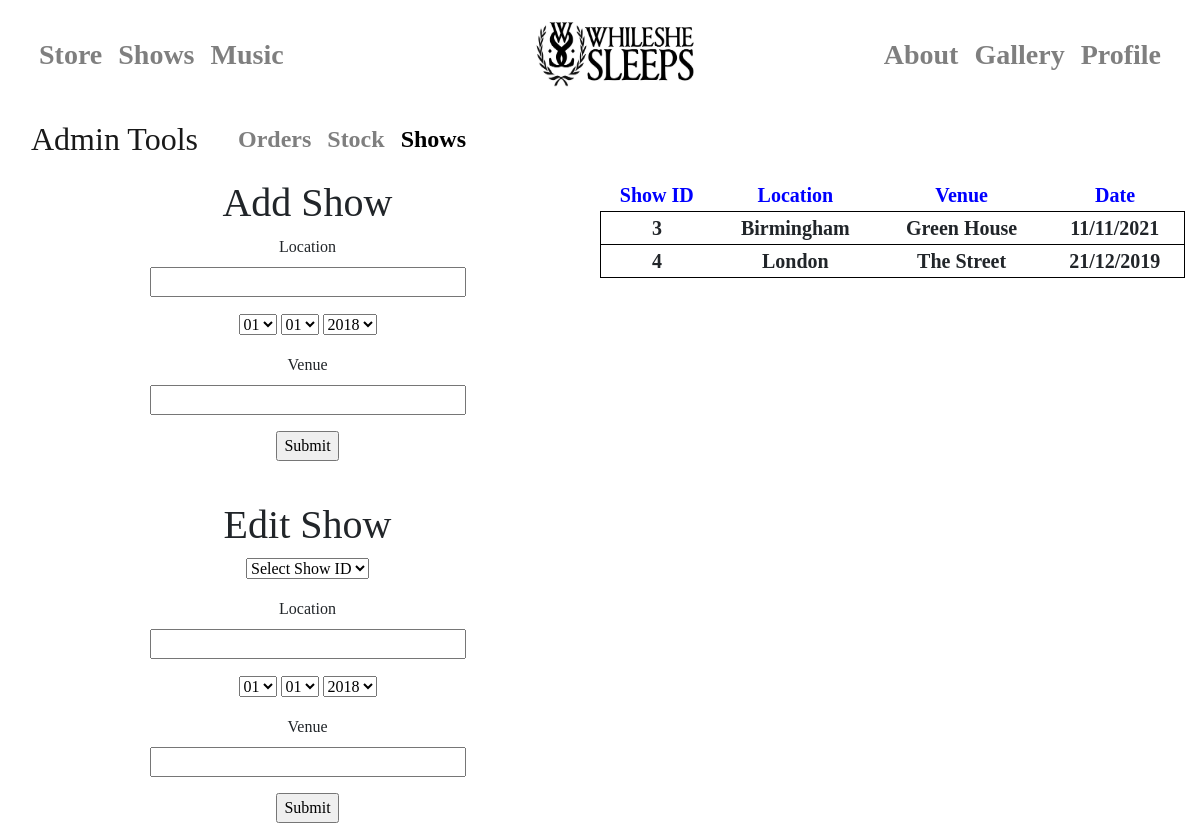
Screenshot of /admin/shows (signed in) with the database file from the repository.
### app/models.py (models this page shows)
class Concerts(db.Model):
    id = db.Column(db.Integer, primary_key=True)
    location = db.Column(db.String(40))
    venue = db.Column(db.String(40))
    day = db.Column(db.Integer)
    month = db.Column(db.Integer)
    year = db.Column(db.Integer)

### app/routes.py (the view, shortened to what this page needs)
@app.route("/admin/shows", methods=["GET", "POST"])
def shows_page():                                                 # Shows Admin Page
    if current_user.is_anonymous:                                 # Parameters: None
        return redirect(404)                                      # Returns: shows.html file and passes in the concerts database and add_shows and
    else:                                                         # edit_shows forms
        for j in User.query.all():                                # Purpose: To see, update and add shows to the database. Only Users with an access
            if current_user.id == j.id:                           # Also it checks whether a user has set up notifications, and if they have sends out
                if j.accesslevel >= 2:                            # an email to the user
                    form = add_shows()
                    form2 = edit_shows()
                    return render_template("user/admin/shows.html", title="Admin-", shows=Concerts.query.all(), form=form, form2=form2,
                                           users=User.query.all())
                else:
                    return redirect(404)

### app/forms.py
class add_shows(FlaskForm):
    location = StringField("Location")
    venue = StringField("Venue")
    submit = SubmitField("Submit")
    day = SelectField(
        choices=[("01", "01"), ("02", "02"), ("03", "03"), ("04", "04"), ("05", "05"), ("06", "06"), ("07", "07"), ("08", "08"),
                 ("09", "09"), ("10", "10"), ("11", "11"), ("12", "12"), ("13", "13"), ("14", "14"), ("15", "15"),
                 ("16", "16"), ("17", "17"), ("18", "18"), ("19", "19"), ("20", "20"), ("21", "21"), ("22", "22"),
                 ("23", "23"), ("24", "24"), ("25", "25"), ("26", "26"), ("27", "27"), ("28", "28"), ("29", "29"),
                 ("30", "30"), ("31", "31")])
    month = SelectField(
        choices=[("01", "01"), ("02", "02"), ("03", "03"), ("04", "04"), ("05", "05"), ("06", "06"), ("07", "07"), ("08", "08"),
                 ("09", "09"), ("10", "10"), ("11", "11"), ("12", "12")])
    year = SelectField(choices=[("2018", "2018"), ("2019", "2019"), ("2020", "2020"), ("2021", "2021")])

class edit_shows(FlaskForm):
    location = StringField("Location")
    venue = StringField("Venue")
    submit = SubmitField("Submit")
    day = SelectField(
        choices=[("01", "01"), ("02", "02"), ("03", "03"), ("04", "04"), ("05", "05"), ("06", "06"), ("07", "07"), ("08", "08"),
                 ("09", "09"), ("10", "10"), ("11", "11"), ("12", "12"), ("13", "13"), ("14", "14"), ("15", "15"),
                 ("16", "16"), ("17", "17"), ("18", "18"), ("19", "19"), ("20", "20"), ("21", "21"), ("22", "22"),
                 ("23", "23"), ("24", "24"), ("25", "25"), ("26", "26"), ("27", "27"), ("28", "28"), ("29", "29"),
                 ("30", "30"), ("31", "31")])
    month = SelectField(
        choices=[("01", "01"), ("02", "02"), ("03", "03"), ("04", "04"), ("05", "05"), ("06", "06"), ("07", "07"), ("08", "08"),
                 ("09", "09"), ("10", "10"), ("11", "11"), ("12", "12")])
    year = SelectField(choices=[("2018", "2018"), ("2019", "2019"), ("2020", "2020"), ("2021", "2021")])
    the_list = [(None, "Select Show ID")]
    for i in Concerts.query.all():
        the_list.append((str(i.id), str(i.id)))
    show_id = SelectField(
        choices=the_list
    )

### app/models.py (called while the page is built)
@login.user_loader
def load_user(the_id):
    return User.query.get(int(the_id))

### app/templates/user/admin/shows.html (shortened to what this page needs)
{% extends"user/admin/admin_layout.html" %}
{% block body %}
<div class="text-center" style="float: left; width: 50%;font-family: Rockwell">
    <h1>Add Show</h1>
        <form action="" method="post">
            <p>
                {{ form.location.label }}<br>
                {{ form.location(size=32) }}<br>
            </p>
            <p>
                {{ form.day(size=1) }}
                {{ form.month(size=1) }}
                {{ form.year(size=1) }}
            </p>
            <p>
                {{ form.venue.label }}<br>
                {{ form.venue(size=32) }}<br>
            </p>
            <p>{{ form.submit() }}</p>
        </form>
<br>
<h1>Edit Show</h1>
<form action="" method="post">
            <p>{{ form2.show_id(size=1) }}</p>
            <p>
                {{ form2.location.label }}<br>
                {{ form2.location(size=32) }}<br>
            </p>
            <p>
                {{ form2.day(size=1) }}
                {{ form2.month(size=1) }}
                {{ form2.year(size=1) }}
            </p>
            <p>
                {{ form2.venue.label }}<br>
                {{ form2.venue(size=32) }}<br>
            </p>
            <p>{{ form2.submit() }}</p>
</form>
</div>
    <div class="text-center" style="float: left;width: 50%; font-family: Rockwell">
    <table style="font-size: 20px;overflow: paged-y" width="100%">
        <tr style="color: blue">
            <th>Show ID</th>
            <th>Location</th>
            <th>Venue</th>
            <th>Date</th>
        </tr>
        {% for i in shows %}
        <tr style="border: solid 1px black">
            <th>{{ i.id }}</th>
            <th>{{ i.location }}</th>
            <th>{{ i.venue }}</th>
            <th>{{ i.day }}/{{ i.month }}/{{ i.year }}</th>
        </tr>
        {% endfor %}
    </table>
    </div>
{% endblock %}

### rows the page displays
Concerts: id "3", location "Birmingham", venue "Green House", day "11", month "11", year "2021"
Concerts: id "4", location "London", venue "The Street", day "21", month "12", year "2019"
